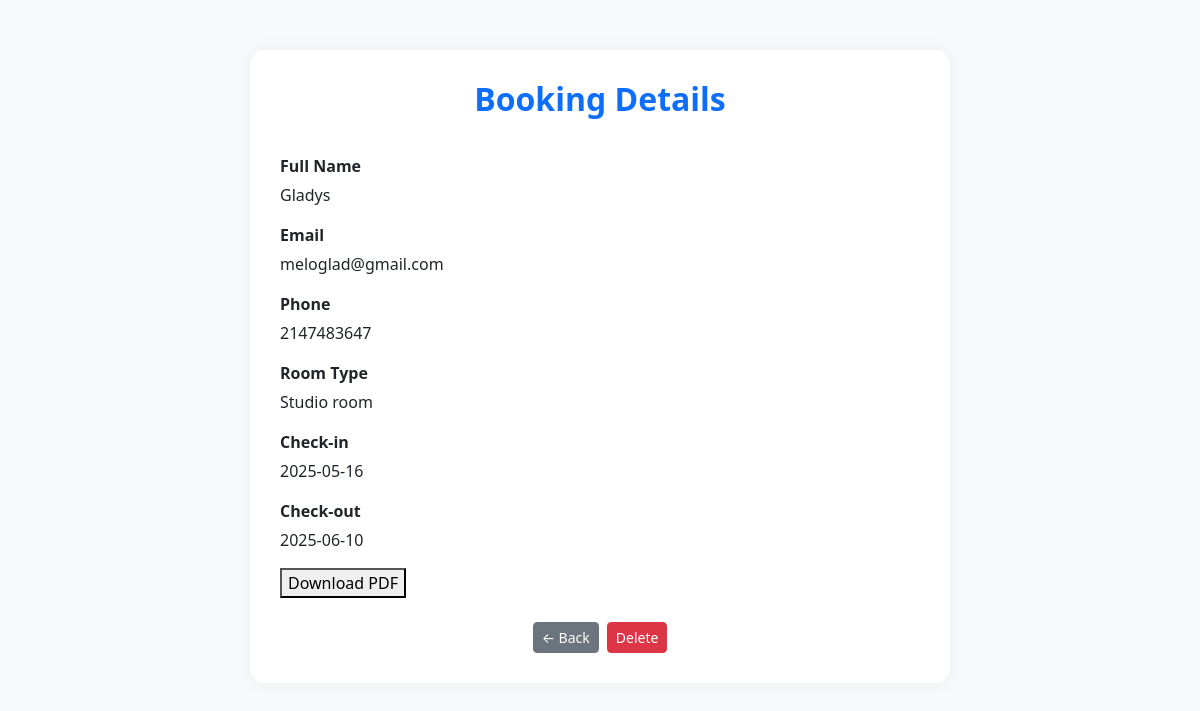
Page /show.php?id=7 (signed in) on the committed database.
### tables this page shows
CREATE TABLE `record_data` (
  `id` int(11) NOT NULL,
  `full_name` varchar(255) NOT NULL,
  `email_address` varchar(255) NOT NULL,
  `phone_number` int(11) NOT NULL,
  `room_type` varchar(255) NOT NULL,
  `check_in_date` date NOT NULL,
  `check_out_date` date NOT NULL,
  `image_file` varchar(255) NOT NULL
);

### includes/get_record_id.php (called while the page is built, shortened)
<?php
function getRecordById($conn, $id){
$sql = "SELECT * FROM record_data WHERE id = ?";
$stmt = mysqli_prepare($conn, $sql);
mysqli_stmt_bind_param($stmt, 'i', $id);
if (!mysqli_stmt_execute($stmt)) {
    die("SQL execute error: " . mysqli_stmt_error($stmt));
}
$get_result = mysqli_stmt_get_result($stmt);
$data = mysqli_fetch_assoc($get_result);
return $data;
}
?>

### show.php (the view, shortened to what this page needs)
<?php
require_once "includes/db_connect.php";
require_once "includes/get_record_id.php";
$id = $_GET['id'];
$conn = connectDB();
$data = getRecordById($conn, $id);
?>
<!DOCTYPE html>
<html lang="en">
<head>
  <link href="https://cdn.jsdelivr.net/npm/bootstrap@5.3.6/dist/css/bootstrap.min.css" rel="stylesheet" />
</head>
<body>
  <div class="container">
    <div class="details-card">
      <h2 class="details-title">Booking Details</h2>
      <div class="mb-3">
        <div class="details-label">Full Name</div>
        <div><?= $data['full_name'] ?></div>
      </div>
      <div class="mb-3">
        <div class="details-label">Email</div>
        <div><?= $data['email_address'] ?></div>
      </div>
      <div class="mb-3">
        <div class="details-label">Phone</div>
        <div><?= $data['phone_number'] ?></div>
      </div>
      <div class="mb-3">
        <div class="details-label">Room Type</div>
        <div><?= $data['room_type'] ?></div>
      </div>
      <div class="mb-3">
        <div class="details-label">Check-in</div>
        <div><?= $data['check_in_date'] ?></div>
      </div>
      <div class="mb-3">
        <div class="details-label">Check-out</div>
        <div><?= $data['check_out_date'] ?></div>
      </div>
<div class="col-mb-6">
  <form method="POST" >
    <button type="submit" name="download">Download PDF</button>
  </form>
</div>
      <div class="col-12 mt-4 d-flex justify-content-center gap-2">
   <a href="index_records.php" class="btn btn-secondary btn-sm">← Back</a>
  <a class="btn btn-sm btn-danger" href="delete.php?id=<?= $id ?>">Delete</a>
</div>
    </div>
  </div>
</body>
</html>

### show.php (style rules this page uses)
body { background-color: #f8f9fa; }
.details-card { max-width: 700px; margin: 50px auto; padding: 30px; border-radius: 15px; background-color: #fff; box-shadow: 0 0 20px rgba(0, 0, 0, 0.05); }
.details-title { font-weight: 600; color: #0d6efd; margin-bottom: 20px; text-align: center; }
.details-label { font-weight: 600; margin-bottom: 5px; }

### rows in the picture
record_data: full_name "Gladys", email_address "meloglad@gmail.com", phone_number "2147483647", room_type "Studio room", check_in_date "2025-05-16", check_out_date "2025-06-10"
